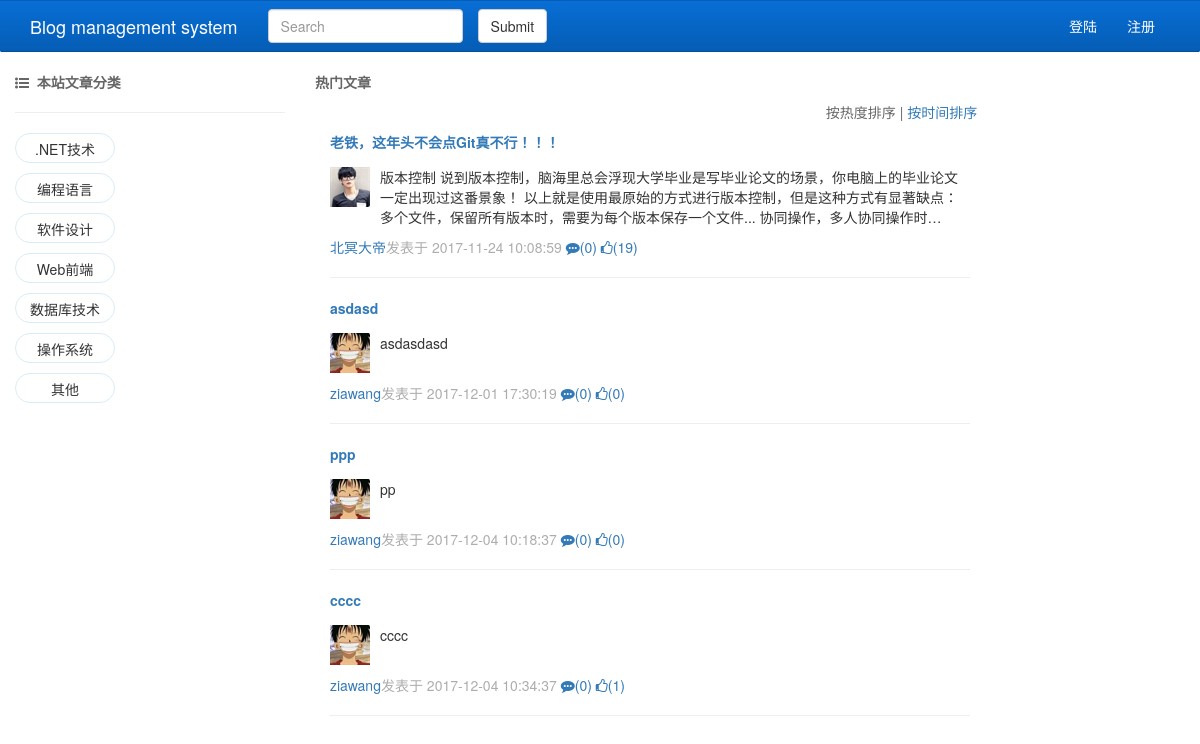
/home/, run on the app's committed database.
### blog/models.py (models this page shows, shortened)
class Type(models.Model):
    id = models.AutoField(primary_key=True)
    name = models.CharField(max_length=32, verbose_name='文章类型名称')
    total_count = models.IntegerField(verbose_name='今日该类型文章数量', default=0)
    class Meta:
        verbose_name_plural = '文章类型表'

class Article(models.Model):
    id = models.BigAutoField(primary_key=True)
    title = models.CharField(max_length=64, verbose_name='文章标题')
    summary = models.CharField(max_length=512, verbose_name='文章概要')
    create_time = models.DateTimeField(verbose_name='创建时间', auto_now_add=True)
    update_time = models.DateTimeField(verbose_name='修改时间', auto_now_add=True)
    read_count = models.IntegerField(verbose_name='阅读次数', default=0)
    comment_count = models.IntegerField(verbose_name='评论次数', default=0)
    up_count = models.IntegerField(verbose_name='点赞次数', default=0)
    down_count = models.IntegerField(verbose_name='反对次数', default=0)
    blog = models.ForeignKey(to='Blog', to_field='id', verbose_name='博客')
    article_detail = models.OneToOneField(to='ArticleDetail', to_field='id', verbose_name='文章详细')
    category = models.ForeignKey(to='Category', to_field='id', verbose_name='文章分类')
    tags = models.ManyToManyField(verbose_name='文章标签', to='Tag', through='Tag2Article',
                                  through_fields=('article', 'tag'))
    type_category = models.ForeignKey(to='TypeCategory', to_field='id', verbose_name='文章类型分类名称')
    class Meta:
        verbose_name_plural = '文章表'

class Blog(models.Model):
    id = models.BigAutoField(primary_key=True)
    user_site = models.CharField(max_length=64, verbose_name='blog站点', unique=True)
    blog_title = models.CharField(max_length=64, verbose_name='博客标题')
    theme = models.CharField(max_length=16, verbose_name='主题')
    user = models.OneToOneField(to='UserInfo', to_field='id', verbose_name='用户')
    class Meta:
        verbose_name_plural = '博客表'

class UserInfo(models.Model):
    id = models.BigAutoField(primary_key=True)
    username = models.CharField(max_length=32, verbose_name='登录名')
    password = models.CharField(max_length=64, verbose_name='密码')
    nick_name = models.CharField(max_length=32, verbose_name='昵称')
    join_time = models.DateTimeField(auto_now_add=True, verbose_name='加入时间')
    telephone = models.CharField(max_length=11, verbose_name='手机号', unique=True, null=True)
    email = models.EmailField(verbose_name='联系邮箱')
    avatar = models.FileField(verbose_name='头像', upload_to='avatar', default='/avatar/default.png')
    class Meta:
        verbose_name_plural = '用户表'

### blog/views.py (the view)
# urls.py: url(r'^home/$', views.home),
def home(request, para=None):
    articles = models.Article.objects.order_by('comment_count')
    if para == 'hot':                                               # 处理按照热度排序
        return render(request, 'home.html', {"articles": articles})
    elif para == 'time':                                            # 处理按照时间排序
        articles = models.Article.objects.order_by('create_time').reverse()
        return render(request, 'home.html', {"articles": articles})
    elif request.method == 'GET':                                   # 处理Get请求
        key_word = request.GET.get('search')
        if key_word:
            articles = models.Article.objects.filter(title__contains=key_word)
            return render(request, 'home.html', {"articles": articles, "is_search": True, "key_word": key_word})
        return render(request, 'home.html', {"articles": articles})

### blog/models.py (called while the page is built)
    def get_today_article_count(self, Article):
        now = datetime.datetime.now()
        count = Article.objects.filter(type_category_id=self.id, create_time__year=now.year,
                                       create_time__month=now.month, create_time__day=now.day).count()
        return count

### blog/templatetags/tags.py (called while the page is built)
@register.inclusion_tag(filename='menu.html')
def menu_html():
    types = models.Type.objects.all()
    return {'types': types}

### templates/home.html (shortened to what this page needs)
<!DOCTYPE html>
{% load tags %}
<html lang="en">
<head>
    <link rel="stylesheet" href="https://cdn.bootcss.com/bootstrap/3.3.7/css/bootstrap.min.css">
    <link rel="stylesheet" href="https://cdn.bootcss.com/font-awesome/4.7.0/css/font-awesome.min.css">
    <link rel="stylesheet" href="https://cdn.bootcss.com/limonte-sweetalert2/7.0.3/sweetalert2.css">
    <link rel="stylesheet" href="/static/css/home.css">
</head>
<body>
<nav class="navbar " style="border-radius: 0">
    <div class="container">
        <div class="navbar-header">
            <a class="navbar-brand" href="/home/">Blog management system</a>
        </div>
        <div class="collapse navbar-collapse" id="bs-example-navbar-collapse-1">
            <form class="navbar-form navbar-left" id="search_form" action="/home/" method="get">
                <div class="form-group">
                    <input type="text" name="search" class="form-control" placeholder="Search">
                </div>
            </form>
            <button type="button" id="is_submit" class="btn btn-default">Submit</button>
            <ul class="nav navbar-nav navbar-right">
                {% if request.session.username %}
                    <li><a href="{% url 'blog_url' username=request.session.username %}"><i class="fa fa-user" aria-hidden="true"></i>&nbsp;{{ request.session.username }}
                    </a></li>
                    <li><a href="/logout/">注销</a></li>
                    <li class="dropdown">
                        <a href="#" class="dropdown-toggle" data-toggle="dropdown" role="button" aria-haspopup="true"
                           aria-expanded="false">我的博客 <span class="caret"></span></a>
                        <ul class="dropdown-menu">
                            <li><a href="{% url 'blog_url' username=request.session.username %}">我的主页</a></li>
                            <li><a href="/manage/home/">文章管理</a></li>
                            <li><a href="#">个人信息(待补充)</a></li>
                            <li role="separator" class="divider"></li>
                            <li><a href="#">修改密码(待补充)</a></li>
                        </ul>
                    </li>
                {% else %}
                    <li><a href="/login/">登陆</a></li>
                    <li><a href="/register/">注册</a></li>
                {% endif %}
            </ul>
        </div>
    </div>
</nav>
{% block menu %}
    <div class="col-md-3 ">
        <div class="topic-title">
            <i class="fa fa-list-ul" aria-hidden="true"></i>
            <span>&nbsp;本站文章分类</span>
            <hr>
        </div>
        {% menu_html %}
    </div>
{% endblock %}
<div class="col-md-7 middle_area">
    {% block content %}
        <div class="main-title">
        {% if is_search %}
            <p>按照关键字"{{ key_word }}"的检索结果:</p>
            <br>
        {% else %}
            <p>热门文章</p>
            <p id="order_article" class="pull-right">&nbsp;<a href="{% url 'order' para='hot' %}">按热度排序</a>&nbsp;|&nbsp;<a href="{% url 'order' para='time' %}">按时间排序</a>&nbsp;&nbsp;</p>
        {% endif %}
            {% for article in articles %}
                <div class="col-md-12">
                    <p>
                        <a href="{% url 'article' username=article.blog.user.username article_id=article.id %}">{{ article.title }}</a>
                    </p>
                    <div class="media">
                        <div class="media-left">
                            <a href="{% url 'blog_url' username=article.blog.user.username %}">
                                <img class="media-object" src="/media/{{ article.blog.user.avatar }}" alt=""
                                     title="用户头像"
                                     style="width: 40px; height: 40px">
                            </a>
                        </div>
                        <div class="media-body">
                            {{ article.summary|truncatechars:128 }}
                        </div>
                    </div>
                    <div class="article-bottom">
                        <a href="{% url 'blog_url' username=article.blog.user.username %}">{{ article.blog.user.nick_name }}</a>发表于
                        <span id="create_time">{{ article.create_time|date:"Y-m-d H:i:s" }}</span>
                        <a href=""><i class="fa fa-commenting" aria-hidden="true"></i>({{ article.comment_count }})</a>
                        <a href=""><i class="fa fa-thumbs-o-up" aria-hidden="true"></i>({{ article.up_count }})</a>
                    </div>
                    <hr>
                </div>
            {% endfor %}
        </div>
    {% endblock content %}
</div>
<div class="col-md-2"></div>
</body>
</html>

### templates/menu.html (shortened to what this page needs)
<ul class="list-unstyled">
    {% for type in types %}
        <div id="per_topic">
            <li class="topic-style text-center">
                <span class="btn">{{ type.name }}</span>
            </li>
        </div>
    {% endfor %}
</ul>

### static/blog/css/home.css (style rules this page uses)
#order_article { font-size: 14px; font-weight: 500; color: #666; }
.navbar { background: linear-gradient(to bottom, #086ed5, #055db5); border-bottom: 1px solid #044e97; }
.nav a { color: white; text-decoration: none; }
a.navbar-brand { color: white; }
.topic-title { font-size: 14px; font-weight: 700; color: #666; }
.main-title p { font-size: 14px; font-weight: 700; color: #666; }
.topic-style span { display: block; padding: 0 10px; border-radius: 30px; text-decoration: none; border: 1px solid #daecf5; line-height: 30px; width: 100px; height: 30px; margin-top: 10px; }
.article-bottom { margin-top: 10px; color: #adadad; }
#is_submit { margin-top: 8px; }

### data on the page
Type: name ".NET技术"
Type: name "编程语言"
Type: name "软件设计"
Type: name "Web前端"
Type: name "数据库技术"
Type: name "操作系统"
Type: name "其他"
Article: title "老铁，这年头不会点Git真不行！！！", blog.user.avatar (picture), summary "版本控制 说到版本控制，脑海里总会浮现大学毕业是写毕业论文的场景，你电脑上的毕业论文一定出现过这番景象！ 以上就是使用最原始的方式进行版本控制，但是这种方式有显著缺点： 多个文件，保留所有版本时，需要为每个版本保存一个文件... 协同操作，多人协同操作时…", blog.user.nick_name "北冥大帝", create_time "2017-11-24 10:08:59", comment_count "0", up_count "19"
Article: title "asdasd", blog.user.avatar (picture), summary "asdasdasd", blog.user.nick_name "ziawang", create_time "2017-12-01 17:30:19", comment_count "0", up_count "0"
Article: title "ppp", blog.user.avatar (picture), summary "pp", blog.user.nick_name "ziawang", create_time "2017-12-04 10:18:37", comment_count "0", up_count "0"
Article: title "cccc", blog.user.avatar (picture), summary "cccc", blog.user.nick_name "ziawang", create_time "2017-12-04 10:34:37", comment_count "0", up_count "1"
